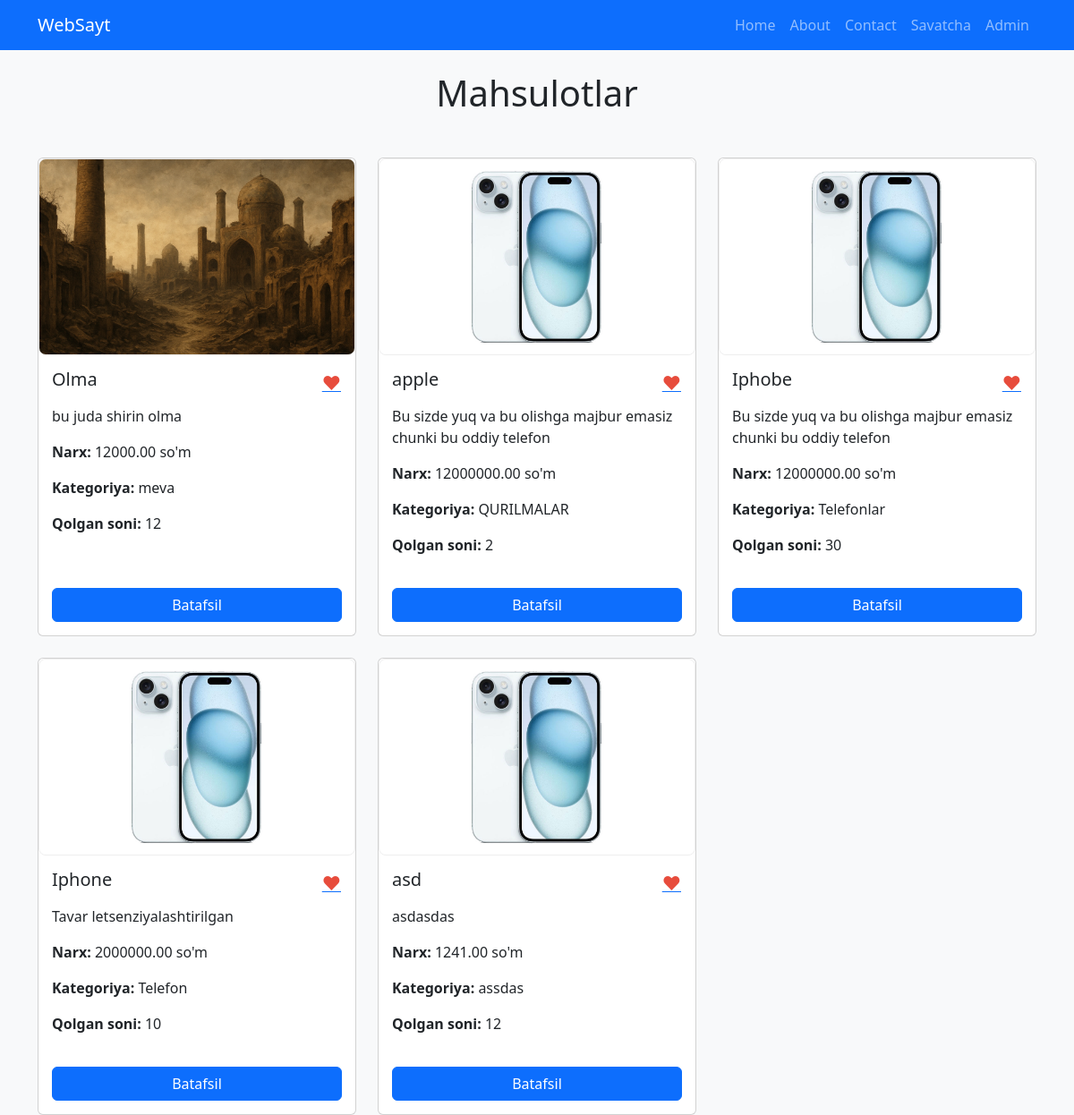
The page / on the database its author committed.
### products/models.py (models this page shows, shortened)
class Product(models.Model):
    name = models.CharField(max_length=200, verbose_name='Mahsulot nomi')
    description = models.TextField(verbose_name='Tavsif')
    price = models.DecimalField(max_digits=10, decimal_places=2, verbose_name='Narx')
    image = models.ImageField(upload_to='products/', verbose_name='Rasm')
    category = models.CharField(max_length=100, verbose_name='Kategoriya')
    stock = models.IntegerField(default=0, verbose_name='Soni')
    created_at = models.DateTimeField(auto_now_add=True)
    updated_at = models.DateTimeField(auto_now=True)
    slug = models.SlugField(unique=True, blank=True)
    class Meta:
        verbose_name = 'Mahsulot'
        verbose_name_plural = 'Mahsulotlar'

### products/views.py (the view)
# urls.py: path('', views.product_list, name='product_list'),
def product_list(request):
    products = Product.objects.all()
    return render(request, 'products/product_list.html', {'products': products})

### products/templates/products/product_list.html (shortened to what this page needs)
{% extends 'base.html' %}
{% block content %}
<h1 class="text-center mb-4">Mahsulotlar</h1>
<div class="row">
  {% for product in products %}
  <div class="col-md-4 mt-4">
    <div class="card product-card">
      {% if product.image %}
      <img
        src="{{ product.image.url }}"
        class="card-img-top product-image"
        alt="{{ product.name }}"
      />
      {% endif %}
      <div class="card-body">
        <h5 class="card-title">
          {{ product.name }}
          <form
            method="post"
            action="{% url 'products:add_to_cart' product.slug %}"
            style="display: inline; float: right"
          >
            <button
              type="submit"
              class="btn btn-link p-0"
              title="Savatchaga qo'shish"
            >
              <span style="font-size: 1.3em; color: #e74c3c"> &#10084; </span>
            </button>
          </form>
        </h5>
        <p class="card-text">{{ product.description|truncatechars:100 }}</p>
        <p class="card-text"><strong>Narx:</strong> {{ product.price }} so'm</p>
        <p class="card-text">
          <strong>Kategoriya:</strong> {{ product.category }}
        </p>
        <p class="card-text">
          <strong>Qolgan soni:</strong> {{ product.stock }}
        </p>
        <a
          href="{% url 'products:product_detail' product.slug %}"
          class="btn btn-primary mt-auto"
          >Batafsil</a
        >
      </div>
    </div>
  </div>
  {% empty %}
  <div class="col-12">
    <p class="text-center">Hozircha mahsulotlar mavjud emas</p>
  </div>
  {% endfor %}
</div>
{% endblock %}

### products/templates/base.html (shortened to what this page needs)
<!DOCTYPE html>
<html lang="uz">
  <head>
    <link
      href="https://cdn.jsdelivr.net/npm/bootstrap@5.3.0/dist/css/bootstrap.min.css"
      rel="stylesheet"
    />
  </head>
  <body>
    <nav class="navbar navbar-expand-lg navbar-dark bg-primary">
      <div class="container">
        <a class="navbar-brand" href="{% url 'products:product_list' %}"
          >WebSayt</a
        >
        <div class="collapse navbar-collapse" id="navbarNav">
          <ul class="navbar-nav ms-auto">
            <li class="nav-item">
              <a class="nav-link" href="{% url 'products:product_list' %}"
                >Home</a
              >
            </li>
            <li class="nav-item">
              <a class="nav-link" href="#">About</a>
            </li>
            <li class="nav-item">
              <a class="nav-link" href="{% url 'products:contact' %}"
                >Contact</a
              >
            </li>
            <li class="nav-item">
              <a class="nav-link" href="{% url 'products:cart' %}">Savatcha</a>
            </li>
            <li class="nav-item">
              <a class="nav-link" href="/admin/">Admin</a>
            </li>
          </ul>
        </div>
      </div>
    </nav>
    <div class="container mt-4">{% block content %}{% endblock %}</div>
  </body>
</html>

### products/templates/base.html (style rules this page uses)
body { background: #f8f9fa; }

### products/templates/products/product_list.html (style rules this page uses)
.product-card { height: 100%; display: flex; flex-direction: column; margin-bottom: 20px; transition: transform 0.3s; }
.product-image { width: 100%; height: 220px; object-fit: cover; border-radius: 8px; background: #f8f9fa; border: 1px solid #eee; }
.card-body { flex: 1 1 auto; display: flex; flex-direction: column; padding: 15px; }
.btn-primary { margin-top: auto; }

### rows shown on the page
Product: image (picture), name "Olma", description "bu juda shirin olma", price "12000.00", category "meva", stock "12"
Product: image (picture), name "apple", description "Bu sizde yuq va bu olishga majbur emasiz chunki bu oddiy telefon", price "12000000.00", category "QURILMALAR", stock "2"
Product: image (picture), name "Iphobe", description "Bu sizde yuq va bu olishga majbur emasiz chunki bu oddiy telefon", price "12000000.00", category "Telefonlar", stock "30"
Product: image (picture), name "Iphone", description "Tavar letsenziyalashtirilgan", price "2000000.00", category "Telefon", stock "10"
Product: image (picture), name "asd", description "asdasdas", price "1241.00", category "assdas", stock "12"
